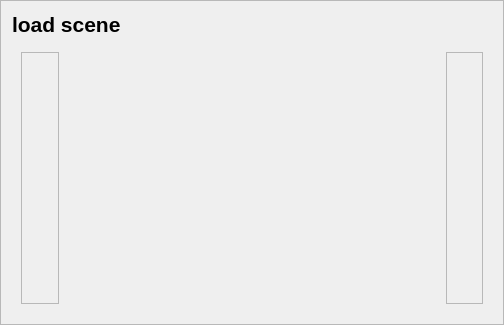
                      <widget class="QFrame" name="frame">
                       <property name="frameShape">
                        <enum>QFrame::Shape::StyledPanel</enum>
                       </property>
                       <property name="frameShadow">
                        <enum>QFrame::Shadow::Raised</enum>
                       </property>
                       <layout class="QVBoxLayout" name="verticalLayout_9">
                        <item>
                         <widget class="QLabel" name="load_scene">
                          <property name="text">
                           <string>&lt;html&gt;&lt;head/&gt;&lt;body&gt;&lt;p&gt;&lt;span style=&quot; font-size:16pt; font-weight:700;&quot;&gt;load scene&lt;/span&gt;&lt;/p&gt;&lt;/body&gt;&lt;/html&gt;</string>
                          </property>
                         </widget>
                        </item>
                        <item>
                         <widget class="QWidget" name="scene_widget" native="true">
                          <property name="sizePolicy">
                           <sizepolicy hsizetype="Expanding" vsizetype="Expanding">
                            <horstretch>16</horstretch>
                            <verstretch>9</verstretch>
                           </sizepolicy>
                          </property>
                          <property name="minimumSize">
                           <size>
                            <width>480</width>
                            <height>270</height>
                           </size>
                          </property>
                          <property name="sizeIncrement">
                           <size>
                            <width>16</width>
                            <height>9</height>
                           </size>
                          </property>
                          <property name="baseSize">
                           <size>
                            <width>480</width>
                            <height>270</height>
                           </size>
                          </property>
                          <layout class="QHBoxLayout" name="horizontalLayout_11" stretch="1,10,1">
                           <item>
                            <widget class="QFrame" name="frame_45">
                             <property name="frameShape">
                              <enum>QFrame::Shape::StyledPanel</enum>
                             </property>
                             <property name="frameShadow">
                              <enum>QFrame::Shadow::Raised</enum>
                             </property>
                            </widget>
                           </item>
                           <item>
                            <widget class="QLabel" name="scene">
                             <property name="text">
                              <string/>
                             </property>
                             <property name="scaledContents">
                              <bool>true</bool>
                             </property>
                            </widget>
                           </item>
                           <item>
                            <widget class="QFrame" name="frame_46">
                             <property name="frameShape">
                              <enum>QFrame::Shape::StyledPanel</enum>
                             </property>
                             <property name="frameShadow">
                              <enum>QFrame::Shadow::Raised</enum>
                             </property>
                            </widget>
                           </item>
                          </layout>
                         </widget>
                        </item>
                       </layout>
                      </widget>
